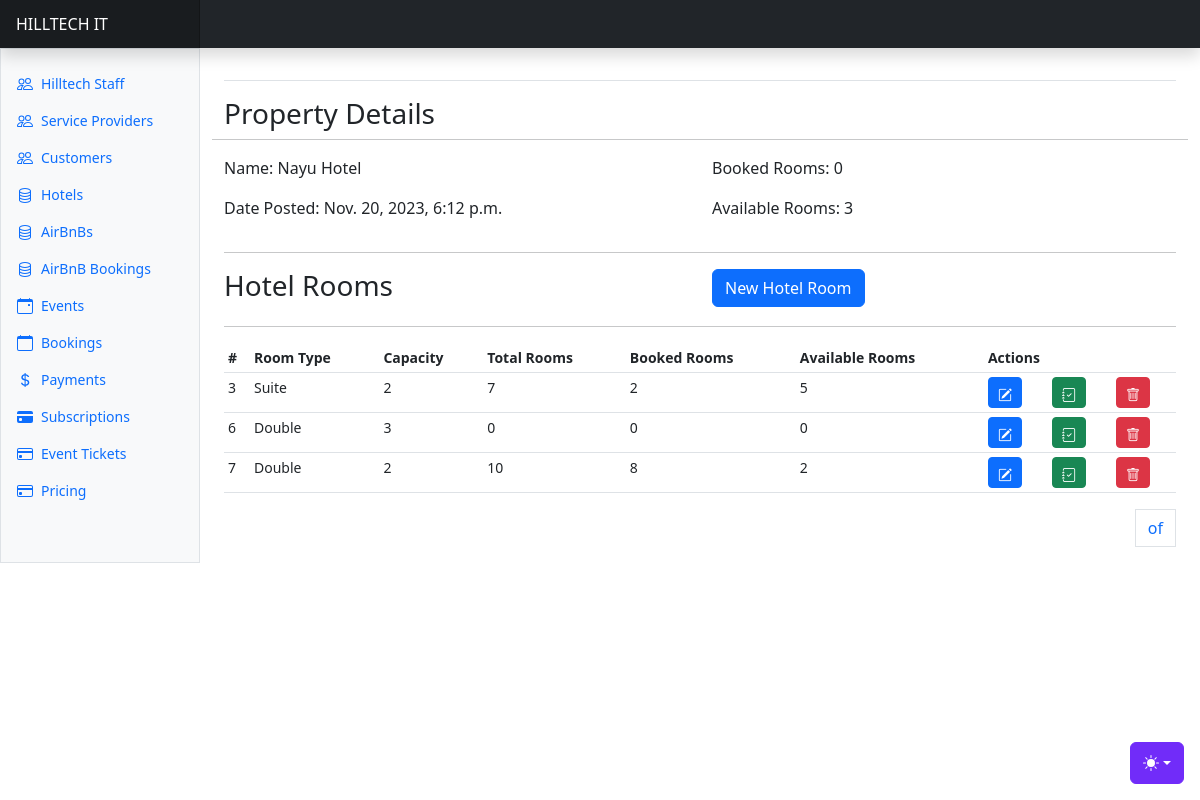
Before: /properties/property/1/ (signed in) with the older database file.
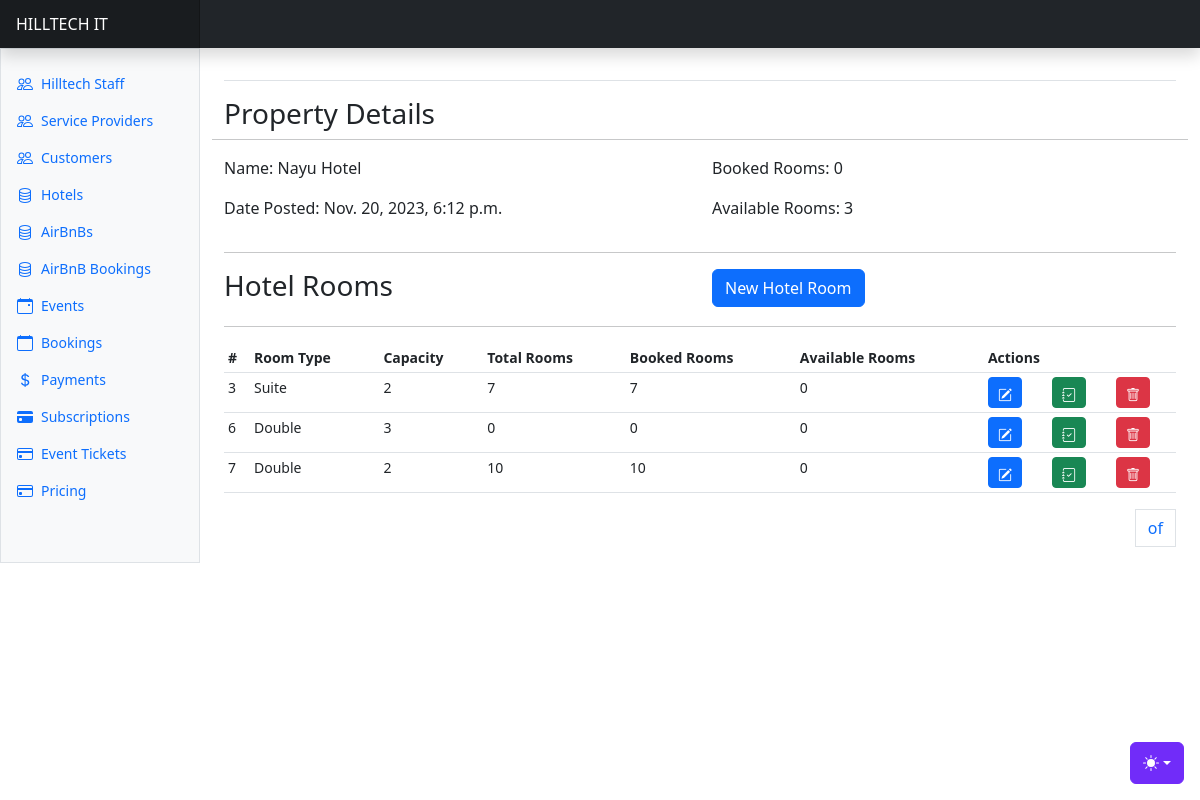
After: the same page with the newer database file.
### apps/property/models.py (models this page shows, shortened)
class PropertyRoom(AbstractBaseModel):
    property = models.ForeignKey(Property, on_delete=models.CASCADE, related_name="propertyrooms")
    room_type = models.CharField(max_length=255, choices=ROOM_TYPES, null=True)
    rooms_number = models.IntegerField(default=0)
    occupancy_capacity = models.PositiveIntegerField(null=True)
    amenities = models.JSONField(default=list)
    view = models.CharField(max_length=255, choices=VIEW_CHOICES, blank=True, null=True)
    smoking_room = models.BooleanField(default=False)
    accessibility_features = models.BooleanField(default=False)
    rate = models.DecimalField(max_digits=10, decimal_places=2, default=0)
    check_in_time = models.TimeField(null=True)
    check_out_time = models.TimeField(null=True)
    available = models.BooleanField(default=True)
    status = models.CharField(max_length=255, choices=ROOM_STATUS_CHOICES, default='Available')  # Available, Reserved, Canceled, etc
    booked = models.IntegerField(default=0)
    charge_per_night = models.DecimalField(max_digits=100, decimal_places=2, default=0)
    def rooms_count(self):
        return self.rooms_number - self.booked

### apps/property/views.py (the view)
# urls.py: path("property/<int:property_id>/", property_details, name="property-details"),
@login_required(login_url="/users/user-login/")
def property_details(request, property_id=None):
    property = Property.objects.get(id=property_id)
    rooms = property.propertyrooms.all()
    context = {
        "property": property,
        "rooms": rooms
    }
    return render(request, "properties/property_details.html", context)

### apps/property/models.py (called while the page is built)
    @property
    def booked_rooms(self):
        return self.propertyrooms.filter(status="Reserved").count()

    @property
    def available_rooms(self):
        return self.propertyrooms.filter(status="Available").count()

### templates/properties/property_details.html (shortened to what this page needs)
{% extends "base.html" %}
{% block content %}
<div class="row">
    <h3>Property Details</h3>
    <hr/>
    <div class="col">
        <p>Name: {{property.name}}</p>
        <p>Date Posted: {{property.created}}</p>
    </div>
    <div class="col">
        <p>Booked Rooms: {{property.booked_rooms}}</p>
        <p>Available Rooms: {{property.available_rooms}}</p>
    </div>
</div>
<hr/>
<div class="row">
    <div class="col">
        <h3>Hotel Rooms</h3>
    </div>
    <div class="col">
        <a class="btn btn-primary" data-bs-toggle="modal" data-bs-target="#newRoomModal">New Hotel Room</a>
    </div>
</div>
<hr/>
      <div class="table-responsive small">
        <table class="table table-sm">
          <thead>
            <tr>
              <th scope="col">#</th>
              <th scope="col">Room Type</th>
              <th scope="col">Capacity</th>
              <th scope="col">Total Rooms</th>
              <th scope="col">Booked Rooms</th>
              <th scope="col">Available Rooms</th>
              <th scope="col" colspan="3">Actions</th>
            </tr>
          </thead>
          <tbody>
            {% for room in rooms %}
            <tr>
              <td>{{room.id}}</td>
              <td>{{room.room_type}}</td>
              <td>{{room.occupancy_capacity}}</td>
              <td>{{room.rooms_number}}</td>
              <td>{{room.booked}}</td>
              <td>{{room.rooms_count}}</td>
              <td><a class="btn btn-primary btn-sm" data-bs-toggle="modal" data-bs-target="#editRoomModal{{ room.id }}">
                <i class="bi bi-pencil-square"></i>
              </a></td>
              <td>
                <a class="btn btn-success btn-sm" data-bs-toggle="modal" data-bs-target="#bookRoomModal{{room.id}}">
                  <i class="bi bi-journal-check"></i>
                </a>
              </td>
              <td><a href="#" class="btn btn-danger btn-sm">
                <i class="bi bi-trash"></i>
              </a></td>
            </tr>
            {% endfor %}
          </tbody>
        </table>
        <div>
          <nav aria-label="Page navigation example">
            <ul class="pagination justify-content-end">
              <a class="page-link" href="#">{{ page_obj.number }} of {{ page_obj.paginator.num_pages }}</a>
            </ul>
          </nav>
        </div>
      </div>
{% endblock content %}

Changed rows visible on the page:
changed PropertyRoom "Suite": booked "2" → "7"; rooms_count "5" → "0"
changed PropertyRoom id 7: booked "8" → "10"; rooms_count "2" → "0"
